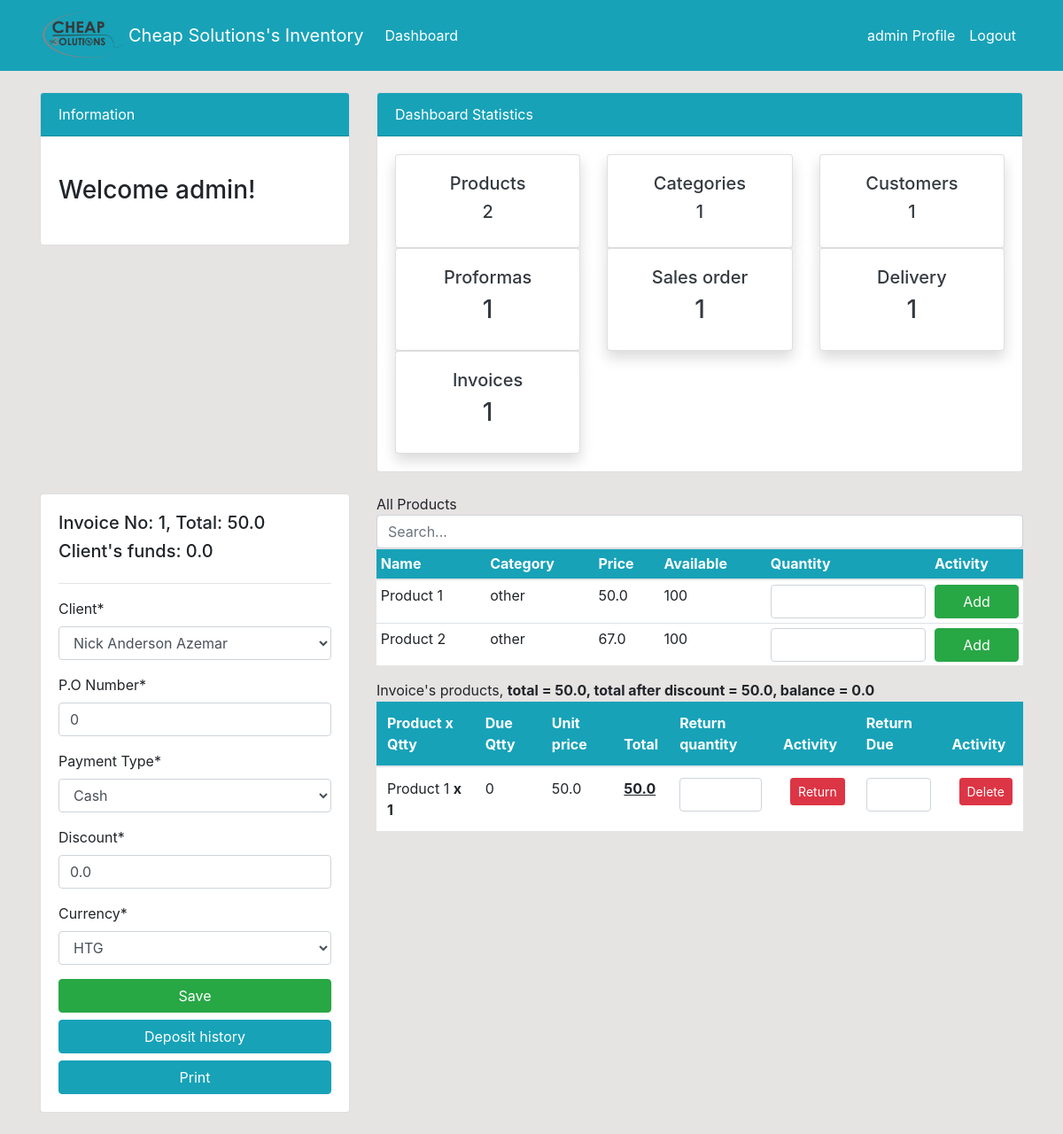
The app's page /invoices/invoice/edit_product/1/ (signed in) with its own data.
### dashboard/models.py (models this page shows, shortened)
class Customer(models.Model):
    name = models.CharField(max_length=500, unique=True, null =True)
    email = models.EmailField(max_length=254, null=True, default = 'default@default.com')
    phone = models.PositiveIntegerField(null=True, default = 0)
    address = models.CharField(max_length=500, default ='--------', null =True)
    Funds = models.FloatField(null=True, default = 0.0)
    def __str__(self):
        return '{0}'.format(self.name)

class Invoice(models.Model):
    client = models.ForeignKey(Customer, on_delete=models.SET_NULL, null=True)
    name_backup = models.CharField(max_length=500, null = True)
    email_backup = models.EmailField(max_length=254, null=True)
    phone_backup = models.PositiveIntegerField(null=True)
    address_backup = models.CharField(max_length=500, null=True )
    PoNumber = models.IntegerField('P.O Number',null=True)
    PaymentType = models.CharField('Payment Type',
                                   max_length=50,
                                   choices=Payment_Type,
                                   null=True)
    Date   = models.DateTimeField('Date',
                              default=datetime.now, blank=True
                              )
    Total = models.FloatField(null=True, default = 0.0)
    discount = models.FloatField('Discount',null=True, default = 0.0)
    Balance = models.FloatField(null=True)
    currency = models.CharField(max_length=50, choices=Currency_Category,default='HTG',null=True)
    class Meta:
        ordering = ('Date',)

class Product(models.Model):
    name = models.CharField(max_length=500, unique=True, null = True)
    category = models.ForeignKey(Category,
                                 on_delete=models.SET_NULL,
                                 null=True)
    quantity = models.PositiveIntegerField(null=True)
    price = models.FloatField(null=True)

class Category(models.Model):
    name = models.CharField(max_length=500, help_text='')
    def __str__(self):
        return '{0}'.format(self.name)

class InvoiceProduct(models.Model):
    Invoice = models.ForeignKey(Invoice, on_delete=models.CASCADE, null=True)
    Product = models.ForeignKey(Product, on_delete=models.SET_NULL, null=True)
    productName = models.CharField(max_length=500,  null=True)
    quantity = models.PositiveIntegerField(null=True)
    dueQuantity = models.PositiveIntegerField('Due Qtty', default=0, null=True)
    price = models.FloatField(null=True)
    Total = models.FloatField(null=True)

### dashboard/decorators.py (the view)
        def wrapper(request, *args, **kwargs):
            group = None
            if request.user.groups.exists():
                group = request.user.groups.all()[0].name
            if group in allowed_roles:
                return view_func(request, *args, **kwargs)
            else:
                return HttpResponse('You are not authorized to view this page')

### dashboard/forms.py
class InvoiceForm(forms.ModelForm):
  class Meta:
    model = Invoice
    fields = ['client',
                  'PoNumber',
                  'PaymentType',
                  'discount',
                  'currency',
                  'name_backup',
                  'email_backup',
                  'phone_backup',
                  'address_backup',]
  def __init__(self, *args, **kwargs):
    super(InvoiceForm, self).__init__(*args, **kwargs)
    for field in self.fields:
      self.fields['name_backup'].widget = forms.HiddenInput()
      self.fields['email_backup'].widget = forms.HiddenInput()
      self.fields['phone_backup'].widget = forms.HiddenInput()
      self.fields['address_backup'].widget = forms.HiddenInput()

### templates/dashboard/invoice_edit_product.html (shortened to what this page needs)
{% extends 'partials/base.html' %}  {% load crispy_forms_tags %} {% block content %}
{% include 'partials/topside.html' %}
<div class="row my-4">
	<div class="col-md-4">
		<div class="card card-body">
			<h5>Invoice No: {{ id_invoice }}, Total: {{ invoice_total }}</h5>
			<h5>Client's funds: {{client_funds}}</h5>
			<hr>
			<form method="POST">
				{% csrf_token %} {{ form|crispy }}
				<input class="btn btn-success btn-block" type="submit" value="Save">
				<a class="btn btn-info btn-block" href="{% url 'dashboard-invoices-deposit-show' id_invoice %}">Deposit history</a>
         {% if invoice_total > 0 %}
         <a class="btn btn-info btn-block" href="{% url 'dashboard-invoices-printed' id_invoice %}" target="_blank">Print</a>
         {% endif %}
      </form>
        </div>
    </div>
    <div class="col-md-8">
      All Products
      <form action="" method="get">
          <input class="form-control " name="q" type="text" placeholder="Search...">
      </form>
        <table class="table table-hover table-sm bg-white search-table" >
            <thead class="bg-info text-white">
                <tr>
                    <th scope="col" >Name</th>
                    <th scope="col">Category</th>
                     <th scope ="col">Price</th>
                    <th scope="col">Available</th>
                    <th scope ="col">Quantity</th>
                    <th scope="col">Activity</th>
                </tr>
            </thead>
            <tbody>
               {% for product in products %}
                <tr>
                    <td>{{ product.name }}</td>
                    <td>{{ product.category }}</td>
                    <td>{{ product.price }}</td>
                    <td>{{ product.quantity }}</td>
                     {% if product.quantity > 0 %}
                    <form action="{% url 'dashboard-invoices-edit-product-add' id_invoice product.id %}" method="GET">
                    <td>
                        <input class="form-control " name="quantity" type="number" step="1"  min="1" max="{{ product.quantity }}" id="input_value" placeholder="">
                    </td>
                    <td>
                      <input class="btn btn-success btn-block" type="submit" value="Add">
                    </td>
                    </form>
                    {% endif %}
                </tr>
                {% endfor %}
            </tbody>
        </table>
        <table class="table bg-white">
          Invoice's products, <b>total = {{ invoice_total }}, total after discount = {{total_after_discount}}, balance = {{balance}} </b>
            <thead class="bg-info text-white">
                <tr>
                    <th scope="col">Product x Qtty </th>
										<th scope="col">Due Qtty </th>
                    <th scope ="col">Unit price</th>
                    <th scope="col">Total</th>
                    <th scope ="col">Return quantity</th>
                    <th scope="col">Activity</th>
										<th scope ="col">Return Due</th>
                    <th scope="col">Activity</th>
                </tr>
            </thead>
            <tbody>
                {% for producto in invoice_product %}
                {% if producto.Invoice.id == id_invoice and producto.Product %}
                <tr>
                    <td>{{ producto.productName }} <b>x {{ producto.quantity }}</b></td>
										<td>{{ producto.dueQuantity }}</td>
                    <td>{{ producto.price }}</td>
                    <td><b><u>{{ producto.Total }}</u></b></td>
                    <form action="{% url 'dashboard-invoices-edit-product-delete' id_invoice producto.id %}" method="GET">
                    <td>
                        <input class="form-control" name="quantity2" type="number" step="1"  min="1" max="{{ producto.quantity }}" id="input_value" placeholder="">
                    </td>
                    <td><input class="btn btn-danger btn-sm ml-2" type="submit" value="Return"> </td>
                    </form >
										<form action="" method="GET">
											<td>
	                        <input class="form-control" name="quantity3" type="number" step="1"  min="1" max="{{ producto.dueQuantity }}" id="input_value" placeholder="">
	                    </td>
	                    <td><input class="btn btn-danger btn-sm ml-2" type="submit" value="Delete"></td>
										</form >
                </tr>
                {% endif %}
                {% endfor %}
            </tbody>
        </table>
    </div>
</div>
{% endblock %}

### templates/partials/nav.html (shortened to what this page needs)
{% load static %}
<nav class="navbar navbar-expand-lg navbar-info bg-info">
    <div class="container">
        <img class="img2" src="{% static '/img/Cheap solution logo.png' %}" alt="Cheap Solutions" style="width: 100%; max-width: 100px" />
        <a class="navbar-brand text-white" href="{% url 'dashboard-index' %}">Cheap Solutions's Inventory</a>
        {% if user.is_authenticated %}
        <div class="collapse navbar-collapse" id="navbarSupportedContent">
            <ul class="navbar-nav mr-auto">
                <li class="nav-item active">
                    <a class="nav-link text-white" href="{% url 'dashboard-index' %}">Dashboard </a>
                </li>
            </ul>
            <ul class="navbar-nav ml-auto">
                <li class="nav-item active">
                    <a class="nav-link text-white" href="{% url 'user-profile' %}">{{ user.username }} Profile
                        <span class="sr-only">(current)</span></a>
                </li>
                <li class="nav-item">
                    <a class="nav-link text-white" href="{% url 'user-logout' %}">Logout</a>
                </li>
            </ul>
            {% endif %}
        </div>
    </div>
</nav>

### templates/partials/topside.html
<div class="row">
    <div class="col-md-4 mt-4">
        <div class="card">
            <div class="card-header bg-info text-white">
                Information
            </div>
            <div class="card-body">
                <marquee behavior="" direction="">
                    <h3 class="my-4">Welcome {{ user.username }}!</h3>
                </marquee>
            </div>
        </div>
    </div>
    <div class="col-md-8 mt-4">
        <div class="card">
            <div class="card-header bg-info text-white">
                Dashboard Statistics
            </div>
            <div class="card-body">
                <div class="row">
                    <div class="col-md-4">
                        <a class="text-decoration-none text-dark" href="{% url 'dashboard-products' %}">
                            <div class="card my-card shadow">
                                <div class="card-body text-center">
                                    <h5>Products </h5>
                                    <h5>{{ product_count }}</h5>
                                </div>
                            </div>
                        </a>
                    </div>
                    <div class="col-md-4">
                        <a class="text-decoration-none text-dark" href="{% url 'dashboard-products-category' %}">
                            <div class="card my-card shadow">
                                <div class="card-body text-center">
                                    <h5>Categories </h5>
                                    <h5>{{ category_count }}</h5>
                                </div>
                            </div>
                        </a>
                    </div>
                     <div class="col-md-4">
                        <a class="text-decoration-none text-dark" href="{% url 'dashboard-customers' %}">
                            <div class="card my-card shadow">
                                <div class="card-body text-center">
                                    <h5>Customers</h5>
                                    <h5>{{customer_count}}</h5>
                                </div>
                            </div>
                        </a>
                    </div>
                    <div class="col-md-4">
                        <a class="text-decoration-none text-dark" href="{% url 'dashboard-proformas' %}">
                            <div class="card my-card shadow">
                                <div class="card-body text-center">
                                    <h5>Proformas </h5>
                                    <h3>{{ proforma_count }}</h3>
                                </div>
                            </div>
                        </a>
                    </div>
                    <div class="col-md-4">
                        <a class="text-decoration-none text-dark" href="{% url 'dashboard-proformas' %}">
                            <div class="card my-card shadow">
                                <div class="card-body text-center">
                                    <h5>Sales order</h5>
                                    <h3>{{ proforma_count }}</h3>
                                </div>
                            </div>
                        </a>
                    </div>
                    <div class="col-md-4">
                        <a class="text-decoration-none text-dark" href="{% url 'dashboard-proformas' %}">
                            <div class="card my-card shadow">
                                <div class="card-body text-center">
                                    <h5>Delivery</h5>
                                    <h3>{{ proforma_count }}</h3>
                                </div>
                            </div>
                        </a>
                    </div>
                    <div class="col-md-4">
                        <a class="text-decoration-none text-dark" href="{% url 'dashboard-invoices' %}">
                            <div class="card my-card shadow">
                                <div class="card-body text-center">
                                    <h5>Invoices </h5>
                                    <h3>{{ invoice_count }}</h3>
                                </div>
                            </div>
                        </a>
                    </div>
                </div>
            </div>
        </div>
    </div>
</div>

### static/style.css (style rules this page uses)
body { background: rgb(230, 227, 227); }

### templates/partials/nav.html (style rules this page uses)
.img2 { -webkit-filter: grayscale(100%); filter: grayscale(100%); }

### records on screen
Customer: Funds "0.0"
Invoice: client "Nick Anderson Azemar", PoNumber "0", PaymentType "Cash", discount "0.0", currency "HTG", Balance "0.0"
Product: name "Product 1", category "other", price "50.0", quantity "100"
Product: name "Product 2", category "other", price "67.0", quantity "100"
InvoiceProduct: productName "Product 1", quantity "1", dueQuantity "0", price "50.0", Total "50.0"

### other values on screen
{{ user.username }} "admin"
{{ product_count }} "2"
{{ category_count }} "1"
{{ customer_count }} "1"
{{ proforma_count }} "1"
{{ invoice_count }} "1"
{{ id_invoice }} "1"
{{ invoice_total }} "50.0"
{{ total_after_discount }} "50.0"
